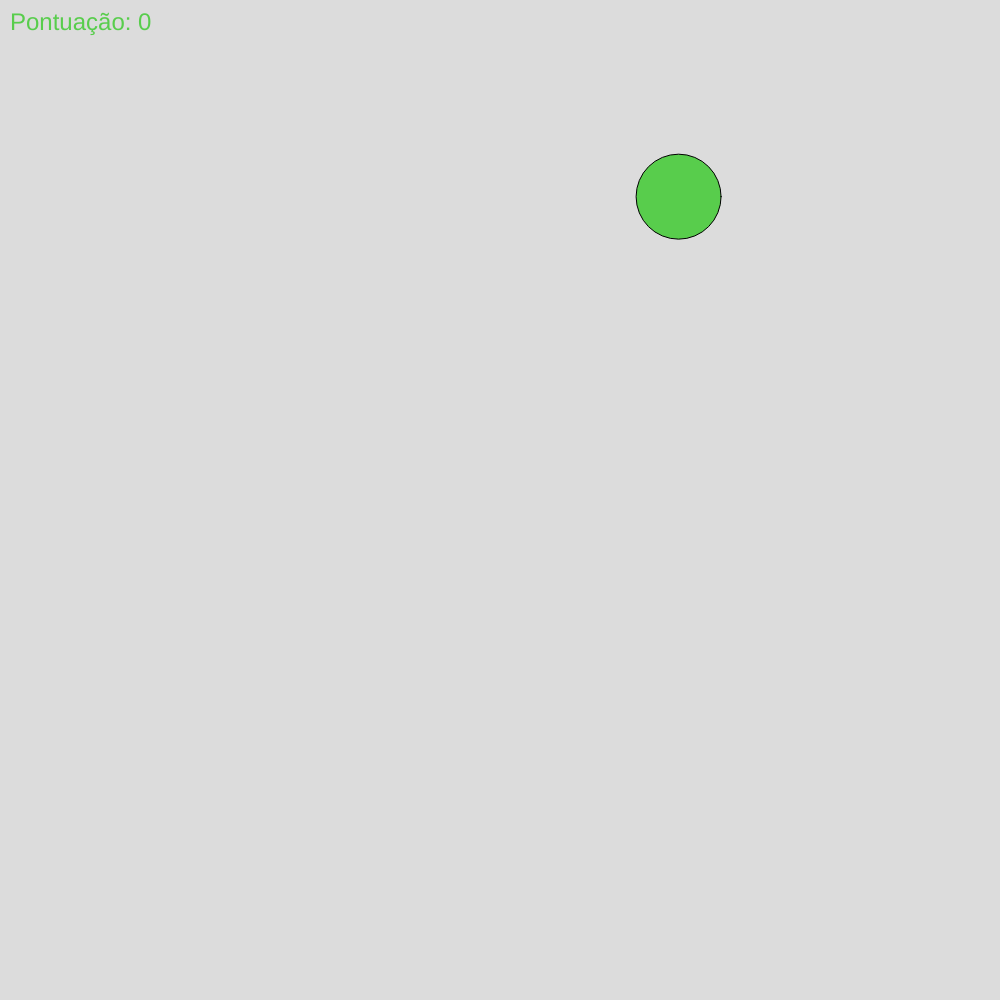
Frame 1 (no input)
Frame 60 (no input): identical to frame 1, image omitted
Frame 120 (the mouse pressed at the canvas centre since frame 60): identical to frame 1, image omitted

The p5.js sketch that drew this single still picture (run headless with seeded random() and noise() and a simulated clock; from frame 60 on, the mouse is pressed at the canvas centre):

// p5.js sketch
// ── sketch.js
let alvos = [];
let pontuacao = 0;

function setup() {
  createCanvas(1000, 1000);
  criarAlvo();
}

function draw() {
  background(220);
  
  // Atualiza e exibe os alvos
  for (let i = alvos.length - 1; i >= 0; i--) {
    alvos[i].atualizar();
    alvos[i].exibir();
  }
  
  // Exibe a pontuação
  textSize(24);
  text("Pontuação: " + pontuacao, 10, 30);
}

function mousePressed() {
  // Verifica se o mouse está sobre um alvo e o remove se clicado
  for (let i = alvos.length - 1; i >= 0; i--) {
    if (alvos[i].estaClicado()) {
      alvos.splice(i, 1);
      pontuacao++;
      criarAlvo();
    }
  }
}

function criarAlvo() {
  let x = random(width - 50);
  let y = random(height - 50);
  let raio = random(20, 50);
  let cor = color(random(255), random(255), random(255));
  let alvo = new Alvo(x, y, raio, cor);
  alvos.push(alvo);
}

class Alvo {
  constructor(x, y, raio, cor) {
    this.x = x;
    this.y = y;
    this.raio = raio;
    this.cor = cor;
  }
  
  exibir() {
    fill(this.cor);
    ellipse(this.x, this.y, this.raio * 2, this.raio * 2);
  }
  
  atualizar() {
    // atualize a lógica do alvo aqui, se necessário
  }
  
  estaClicado() {
    return dist(this.x, this.y, mouseX, mouseY) < this.raio;
  }
}
